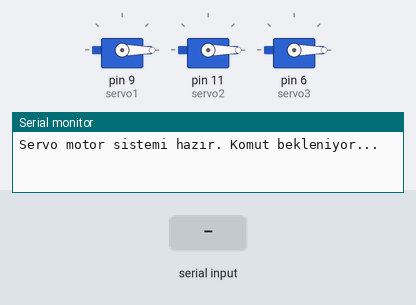
The sketch below on a simulated Arduino Uno, built with avr-gcc and run on an emulated ATmega328P. On the bench: 3 × servo, the last lines printed to the serial monitor. The inputs (shaded band) are chosen by the test bench.

Above: at 1.2 s.
1.3 s: "1" received over Serial
At 2.1 s:
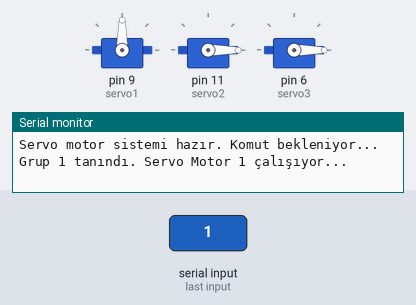
3.8 s: "2" received over Serial
At 4.2 s:
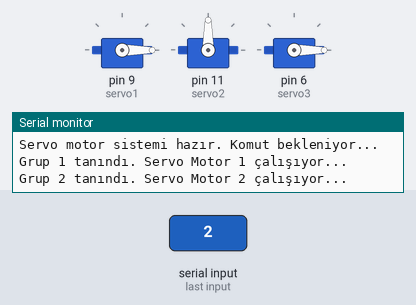
6.3 s: "3" received over Serial
At 7.1 s:
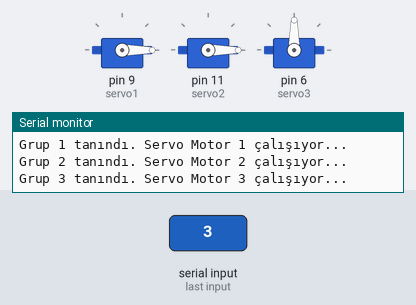
Timing chart, 0 to 9.3 s (numbered marks = the images above; inputs shaded):
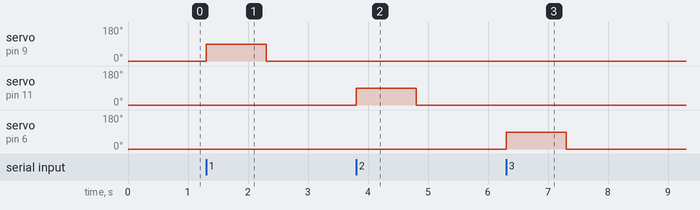

The sketch:

arduino.ino
```cpp
#include <Servo.h>

// Servo motorlar için tanımlamalar
Servo servo1;  // 9. pin (donanımsal PWM destekli)
Servo servo2;  // 11. pin (donanımsal PWM destekli)
Servo servo3;  // 6. pin (donanımsal PWM destekli)

void setup() {
  // Seri iletişim başlat
  Serial.begin(9600);

  // Donanımsal PWM pinleri ayarla
  servo1.attach(9);   // Servo Motor 1 -> Pin 9
  servo2.attach(11);  // Servo Motor 2 -> Pin 11
  servo3.attach(6);   // Servo Motor 3 -> Pin 6

  // Servo motorları başlangıç pozisyonuna getir
  servo1.write(0);  // Servo Motor 1 başlangıç pozisyonu
  servo2.write(0);  // Servo Motor 2 başlangıç pozisyonu
  servo3.write(0);  // Servo Motor 3 başlangıç pozisyonu

  Serial.println("Servo motor sistemi hazır. Komut bekleniyor...");
}

void loop() {
  // Seri porttan gelen komutları kontrol et
  if (Serial.available() > 0) {
    char command = Serial.read(); // Gelen komutu oku
    processCommand(command);      // Komutu işleme fonksiyonuna gönder
  }
}

// Gelen komutları işleme
void processCommand(char command) {
  switch (command) {
    case '1':  // Grup 1 için motor hareketi
      Serial.println("Grup 1 tanındı. Servo Motor 1 çalışıyor...");
      servo1.write(90);  // Servo Motor 1, 90 derece hareket eder
      delay(1000);       // 1 saniye bekle
      servo1.write(0);   // Başlangıç pozisyonuna döner
      break;

    case '2':  // Grup 2 için motor hareketi
      Serial.println("Grup 2 tanındı. Servo Motor 2 çalışıyor...");
      servo2.write(90);  // Servo Motor 2, 90 derece hareket eder
      delay(1000);       // 1 saniye bekle
      servo2.write(0);   // Başlangıç pozisyonuna döner
      break;

    case '3':  // Grup 3 için motor hareketi
      Serial.println("Grup 3 tanındı. Servo Motor 3 çalışıyor...");
      servo3.write(90);  // Servo Motor 3, 90 derece hareket eder
      delay(1000);       // 1 saniye bekle
      servo3.write(0);   // Başlangıç pozisyonuna döner
      break;

    default:  // Geçersiz komut
      Serial.println("Geçersiz komut alındı. Motorlar çalışmıyor.");
      break;
  }
}
```

Measured:
- after the input at 1.3 s, servo on pin 9 (servo1): 0° → 90° at once, → 0° 1.0 s later
- after the input at 3.8 s, servo on pin 11 (servo2): 0° → 90° at once, → 0° 1.0 s later
- after the input at 6.3 s, servo on pin 6 (servo3): 0° → 90° at once, → 0° 1.0 s later
